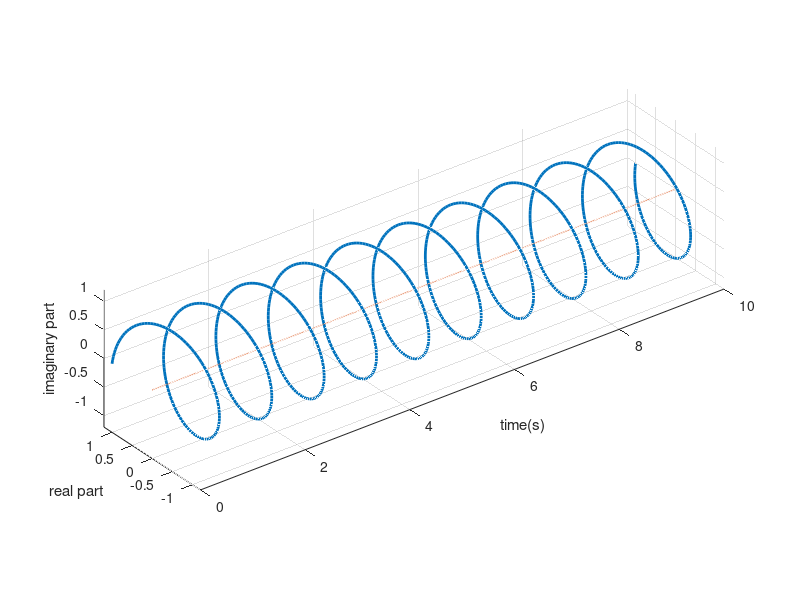

This figure's MATLAB source:
clear all
close all
clc

t=0:0.01:10;
z=exp(j*2*pi*t);
figure();
plot3(t,real(z), imag(z),  'LineWidth', 2);
grid on;
axis equal; 
axis([0,10,-1.2,1.2, -1.2,1.2]);
xlabel('time(s)') ;
ylabel('real part');
zlabel('imaginary part'); 
hold on;
plot3(t, zeros(size(real(z))), zeros(size(imag(z))) ,  'LineWidth' , 1);
hold off;